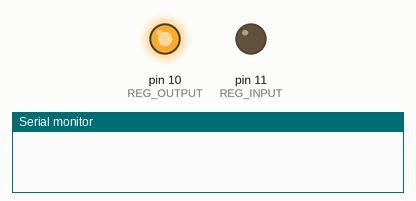
Simulated run of this sketch. Board: Arduino Uno, built with avr-gcc and run on an emulated ATmega328P. Shown: output pins drawn as LEDs (lit = HIGH), the last lines printed to the serial monitor. Pins used as bus, display or sensor lines are not drawn.

Above: at 4.1 s.
At 8.1 s:
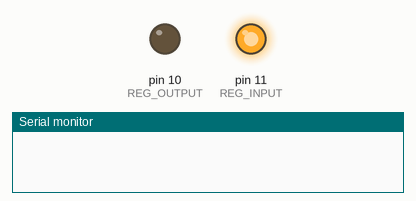
At 53.1 s:
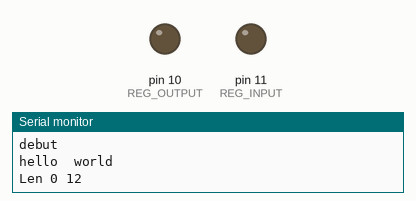
At 83.1 s:
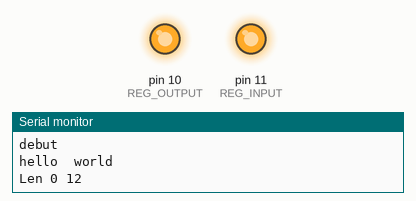
Timing chart, 0 to 90.6 s (numbered marks = the images above):
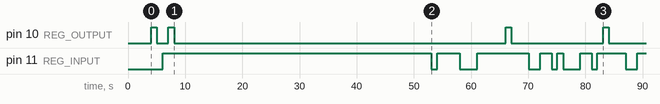

The sketch:

Matrice_braille.ino
```cpp
#define CPT_RST 8
#define CPT_CLK 9

#define CPT_DELAY 500
#define CPT_MAX 7

#define REG_INPUT 11
#define REG_CLK  13
#define REG_OUTPUT 10
#define REG_MAX 24

#define SECONDE 1000

#define PITCH_TIME 1000 // horloge µs 1 seconde = 1000 millisecondes   ; 1 milliseconde = 1000 µ secondes


#define DELAY_BETWEEN_WORD 5*SECONDE //entre deux série de 12 lettres
#define DELAY_BETWEEN_PHRASE 5 * 60 * SECONDE
#define PRINT_STRING "hello  world"

/*
table de correspondances :

a = 100000
b = 110000
c = 100100
d = 100110
e = 100010
f = 110100
g = 110110
h = 110010
i = 010100
j = 010110

k = 101000
l = 111000
m = 101100
n = 101110
o = 101010
p = 111100
q = 111110
r = 111010
s = 011100
t = 011110

u = 101001
v = 111001
x = 101101
y = 101111
z = 101011

w = 010111

*/

#define NB_LETTER_BRAILLE 12
#define NB_CARAC ('z'-'a') + 1 //add espace
#define LEN_BRAILLE 7
char tabAlphaBraille[NB_CARAC][LEN_BRAILLE] =
{
  "100000", //a
  "110000", //b
  "100100", //c
  "100110", //d
  "100010", //e
  "110100", //f
  "110110", //g
  "110010", //h
  "010100", //i
  "010110", //j
  "101000", //k
  "111000", //l
  "101100", //m
  "101110", //n
  "101010", //o
  "111100", //p
  "111110", //q
  "111010", //r
  "011100", //s
  "011110", //t
  "101001", //u
  "111001", //v
  "010111", //w
  "101101", //x
  "101111", //y
  "101011" //z
};

char SpaceBraille[LEN_BRAILLE] = "000000";

void SetState(int OutPut,int State)
{
  digitalWrite(OutPut,State);
  if (OutPut == REG_CLK)
    delayMicroseconds(PITCH_TIME);
  else
    delay(1000);
}

void SendPitch (int OutPut)
{
  SetState(OutPut,HIGH);
  SetState(OutPut,LOW);
}


void InitCpt()
{
  pinMode(CPT_RST, OUTPUT);
  pinMode(CPT_CLK, OUTPUT);
  digitalWrite(CPT_CLK,LOW);
  SetState(CPT_RST,LOW);
  SendPitch(CPT_RST);
}

void RstReg(int state)
{
  int i;
  SetState(REG_INPUT,state);
  for (i=0; i<REG_MAX ; i++)
  {
    SendPitch(REG_CLK);
  }
  SendPitch(REG_OUTPUT);
}

void InitReg()
{

  pinMode(REG_INPUT, OUTPUT);
  pinMode(REG_CLK, OUTPUT);
  pinMode(REG_OUTPUT, OUTPUT);

  digitalWrite(REG_INPUT,LOW);
  digitalWrite(REG_CLK,LOW);

  RstReg(LOW);

  SetState(REG_INPUT,HIGH);
  SendPitch(REG_CLK);
  SendPitch(REG_OUTPUT);
}

void setup()
{

  int i;
  Serial.begin(9600);

  InitCpt();
  InitReg();

  for (i=0;i< LEN_BRAILLE -1 ; i++)
  {
     SendPitch(CPT_CLK);
     delay(5000);
  }
}


char *MyString = PRINT_STRING;
int state[2] = {LOW,HIGH};

#define GET_LETTER_INDEX(_l) ((_l)-'a')
//#define TEST

void loop()
{

#ifndef TEST
  unsigned int cptVal;
  unsigned int LenString;

  LenString = strlen(MyString);

  //prepare substring

  SendPitch(CPT_RST);
  while (LenString > 0)
  {
    unsigned int SubStringSize,CurrentSize,ModuloReg;

    char CurrentString[NB_LETTER_BRAILLE] = {0};
    char strDebug[200];

    SubStringSize = LenString > NB_LETTER_BRAILLE?NB_LETTER_BRAILLE:LenString;
    LenString -= SubStringSize;

    memcpy(CurrentString,MyString,SubStringSize);
    CurrentString[SubStringSize] = 0;

    Serial.println("debut");
    Serial.println(CurrentString);

    sprintf(strDebug,"Len %d %d",LenString,SubStringSize);
    Serial.println(strDebug);


    for (cptVal = 0 ; cptVal< LEN_BRAILLE -1 ; cptVal++)
    {//move ligne
      CurrentSize = SubStringSize;
      ModuloReg = NB_LETTER_BRAILLE - CurrentSize;

      SetState(REG_INPUT,LOW);
      while (ModuloReg > 0 )
      {
        SendPitch(REG_CLK);
  //      Serial.println("MODULO");
        ModuloReg--;
      }

      while( CurrentSize > 0)
      { //preprare col
//	Serial.println("preprare col");
        char CurrentLetter = tolower(CurrentString[CurrentSize -1 ]);
	char *pBrailleCode;

 //       sprintf(strDebug,"L:%c Size %d cpt:%d",CurrentLetter,CurrentSize,cptVal);
//        Serial.println(strDebug);

	if (CurrentLetter >= 'a' && CurrentLetter <= 'z')
	{
	  pBrailleCode = tabAlphaBraille[GET_LETTER_INDEX(CurrentLetter)];
//	  Serial.println(pBrailleCode);
        }
	else
	{//special carac
	  pBrailleCode = SpaceBraille;
	}

	CurrentSize --;
//	Serial.println(pBrailleCode[cptVal]);
        SetState(REG_INPUT,state[pBrailleCode[cptVal]-'0']);
	SendPitch(REG_CLK);
      }


      SendPitch(REG_OUTPUT);
      SendPitch(CPT_CLK);

    //  delay(1000);
    }
    SendPitch(CPT_RST);
    RstReg(LOW);
//    Serial.println("fin");
    delay(DELAY_BETWEEN_WORD);
  }
  delay(DELAY_BETWEEN_PHRASE);
//////////// END ////////////////////////////


#else
#define TIME_TEST 1000

  int i;
  Serial.println("debut");

  Serial.println("REG 1");
  SetState(REG_INPUT,HIGH);
  for (i=0;i<12;i++)
  {
    SendPitch(REG_CLK);
    SendPitch(REG_OUTPUT);
    delay(TIME_TEST);
  }

  Serial.println("CPT");
  for (i=0;i<9;i++)
  {
   SendPitch(CPT_CLK);
   delay(TIME_TEST*10);
  }


  SetState(REG_INPUT,LOW);
  Serial.println("REg2");
  for (i=0;i<12;i++)
  {
    SendPitch(REG_CLK);
    SendPitch(REG_OUTPUT);
    delay(TIME_TEST);
  }

#endif
}
```

Measured:
- by itself, pin 10 (REG_OUTPUT): goes LOW 2.0 s, HIGH 1.0 s, LOW 58.0 s, HIGH 1.0 s, LOW 16.0 s, HIGH 1.0 s, then LOW
- by itself, pin 11 (REG_INPUT): HIGH → LOW at 53.1 s, → HIGH 1.0 s later, → LOW 4.0 s later, → HIGH 3.0 s later, … (14 changes in this stretch)
